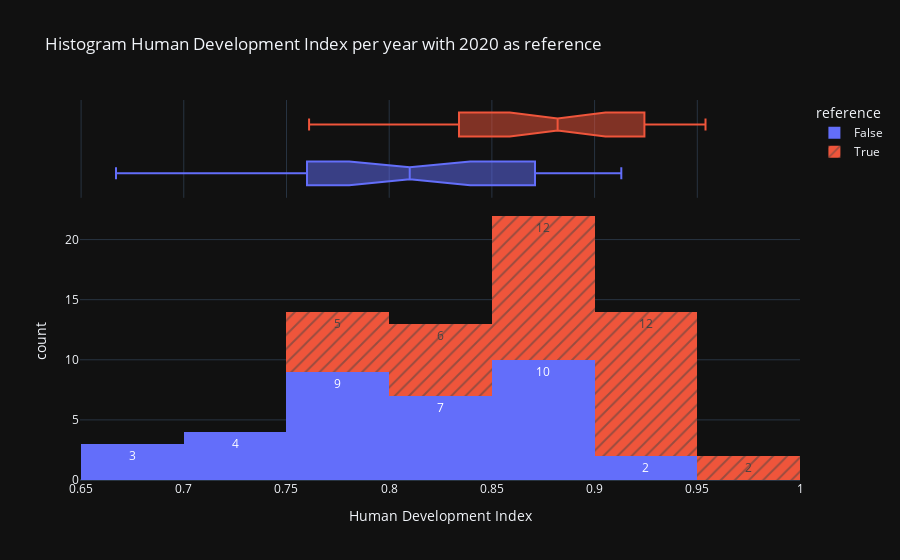

The cell this chart's notebook holds for it:
### Code cell
def histo_HDI(df_histo : pd.DataFrame = df_energy, area_type : str = "Continent", area_name : str = "Europe", year : int = 2000, reference_name : str = "France", reference_year : int = 2015) -> go.Figure :
    """
    histo_HDI make a histogram with the frequency of HDI for a given area type. The slider change the year of observation. The area name is the current country observed.
    :param reference_year: 
    :param reference_name: 
    :param df_histo: 
    :param area_type: 
    :param area_name: 
    :param year: 
    :return: 
    """
    
    # Selection feature needed
    df_histo = pd.DataFrame(data=df_histo, columns=['Year', 'Entity', 'Continent', 'Region', 'Human Development Index'])
    
    # Filtering by the area_name and the year + the reference year for this same are_name
    df_histo_filtered = df_histo.query(f"({area_type} == '{area_name}') and (Year == {year} or Year == {reference_year})")

    # Creation of the feature 'reference' that is a boolean.
    df_histo_filtered['reference'] = df_histo_filtered['Year'] == reference_year
    

    # assert (df_histo_filtered['reference'] == True).sum() == (df_histo_filtered['reference'] == False).sum(), "<-- Some data are missing -->"
    
    fig = px.histogram(df_histo_filtered, 
                       x="Human Development Index", 
                       marginal="box",  #["rug", "box", "violin"]
                       color="reference",   
                       title='Histogram Human Development Index per year with 2020 as reference',
                       pattern_shape="reference",
                       opacity=1,
                       template=THEME,
                       text_auto=True
                       ) 
    fig.show()
    
    print(f"La somme des True = {(df_histo_filtered['reference'] == True).sum()} et la somme des False = {(df_histo_filtered['reference'] == False).sum()} ")

    return df_histo_filtered

histo_HDI()

### Figure 1 — Plotly figure (JSON) as saved in the notebook; plotly's stock layout.template omitted (floating-point values rounded to 4 significant figures)
{"data": [{"alignmentgroup": "True", "bingroup": "x", "hovertemplate": "reference=False<br>Human Development Index=%{x}<br>count=%{y}<extra></extra>", "legendgroup": "False", "marker": {"color": "#636efa", "opacity": 1, "pattern": {"shape": ""}}, "name": "False", "offsetgroup": "False", "orientation": "v", "showlegend": true, "texttemplate": "%{value}", "x": [0.677, 0.871, 0.712, 0.887, 0.667, 0.725, 0.759, 0.808, 0.889, 0.787, 0.891, 0.844, 0.889, 0.81, 0.773, 0.871, 0.847, 0.841, 0.756, 0.766, 0.864, 0.779, 0.893, 0.675, 0.913, 0.793, 0.791, 0.715, 0.763, 0.821, 0.825, 0.904, 0.887, 0.7, 0.862], "xaxis": "x", "yaxis": "y", "type": "histogram"}, {"alignmentgroup": "True", "hovertemplate": "reference=False<br>Human Development Index=%{x}<extra></extra>", "legendgroup": "False", "marker": {"color": "#636efa"}, "name": "False", "notched": true, "offsetgroup": "False", "showlegend": false, "x": [0.677, 0.871, 0.712, 0.887, 0.667, 0.725, 0.759, 0.808, 0.889, 0.787, 0.891, 0.844, 0.889, 0.81, 0.773, 0.871, 0.847, 0.841, 0.756, 0.766, 0.864, 0.779, 0.893, 0.675, 0.913, 0.793, 0.791, 0.715, 0.763, 0.821, 0.825, 0.904, 0.887, 0.7, 0.862], "xaxis": "x2", "yaxis": "y2", "type": "box"}, {"alignmentgroup": "True", "bingroup": "x", "hovertemplate": "reference=True<br>Human Development Index=%{x}<br>count=%{y}<extra></extra>", "legendgroup": "True", "marker": {"color": "#EF553B", "opacity": 1, "pattern": {"shape": "/"}}, "name": "True", "offsetgroup": "True", "orientation": "v", "showlegend": true, "texttemplate": "%{value}", "x": [0.795, 0.91, 0.812, 0.924, 0.761, 0.809, 0.843, 0.891, 0.936, 0.882, 0.93, 0.892, 0.938, 0.88, 0.838, 0.945, 0.925, 0.882, 0.85, 0.862, 0.915, 0.889, 0.822, 0.932, 0.762, 0.953, 0.868, 0.85, 0.813, 0.794, 0.851, 0.903, 0.889, 0.937, 0.954, 0.774, 0.924], "xaxis": "x", "yaxis": "y", "type": "histogram"}, {"alignmentgroup": "True", "hovertemplate": "reference=True<br>Human Development Index=%{x}<extra></extra>", "legendgroup": "True", "marker": {"color": "#EF553B"}, "name": "True", "notched": true, "offsetgroup": "True", "showlegend": false, "x": [0.795, 0.91, 0.812, 0.924, 0.761, 0.809, 0.843, 0.891, 0.936, 0.882, 0.93, 0.892, 0.938, 0.88, 0.838, 0.945, 0.925, 0.882, 0.85, 0.862, 0.915, 0.889, 0.822, 0.932, 0.762, 0.953, 0.868, 0.85, 0.813, 0.794, 0.851, 0.903, 0.889, 0.937, 0.954, 0.774, 0.924], "xaxis": "x2", "yaxis": "y2", "type": "box"}], "layout": {"xaxis": {"anchor": "y", "domain": [0.0, 1.0], "title": {"text": "Human Development Index"}}, "yaxis": {"anchor": "x", "domain": [0.0, 0.7326], "title": {"text": "count"}}, "xaxis2": {"anchor": "y2", "domain": [0.0, 1.0], "matches": "x", "showticklabels": false, "showgrid": true}, "yaxis2": {"anchor": "x2", "domain": [0.7426, 1.0], "matches": "y2", "showticklabels": false, "showline": false, "ticks": "", "showgrid": false}, "legend": {"title": {"text": "reference"}, "tracegroupgap": 0}, "title": {"text": "Histogram Human Development Index per year with 2020 as reference"}, "barmode": "relative"}}
